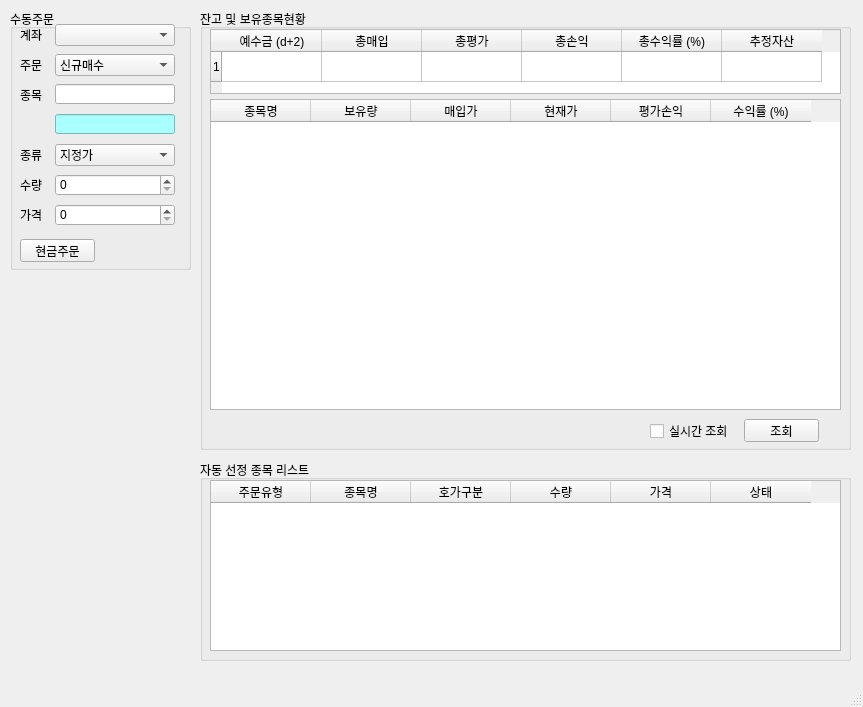
<?xml version="1.0" encoding="UTF-8"?>
<ui version="4.0">
 <class>MainWindow</class>
 <widget class="QMainWindow" name="MainWindow">
  <property name="geometry">
   <rect>
    <x>0</x>
    <y>0</y>
    <width>863</width>
    <height>707</height>
   </rect>
  </property>
  <property name="windowTitle">
   <string>PyTrader v0.4</string>
  </property>
  <property name="windowIcon">
   <iconset>
    <normaloff>icon.png</normaloff>icon.png</iconset>
  </property>
  <widget class="QWidget" name="centralwidget">
   <widget class="QGroupBox" name="groupBox">
    <property name="geometry">
     <rect>
      <x>10</x>
      <y>9</y>
      <width>181</width>
      <height>261</height>
     </rect>
    </property>
    <property name="title">
     <string>수동주문</string>
    </property>
    <widget class="QLabel" name="label">
     <property name="geometry">
      <rect>
       <x>10</x>
       <y>20</y>
       <width>56</width>
       <height>12</height>
      </rect>
     </property>
     <property name="text">
      <string>계좌</string>
     </property>
    </widget>
    <widget class="QComboBox" name="comboBox">
     <property name="geometry">
      <rect>
       <x>45</x>
       <y>15</y>
       <width>120</width>
       <height>22</height>
      </rect>
     </property>
    </widget>
    <widget class="QLabel" name="label_2">
     <property name="geometry">
      <rect>
       <x>10</x>
       <y>50</y>
       <width>56</width>
       <height>12</height>
      </rect>
     </property>
     <property name="text">
      <string>주문</string>
     </property>
    </widget>
    <widget class="QComboBox" name="comboBox_2">
     <property name="geometry">
      <rect>
       <x>45</x>
       <y>45</y>
       <width>120</width>
       <height>22</height>
      </rect>
     </property>
     <item>
      <property name="text">
       <string>신규매수</string>
      </property>
     </item>
     <item>
      <property name="text">
       <string>신규매도</string>
      </property>
     </item>
     <item>
      <property name="text">
       <string>매수취소</string>
      </property>
     </item>
     <item>
      <property name="text">
       <string>매도취소</string>
      </property>
     </item>
    </widget>
    <widget class="QLabel" name="label_3">
     <property name="geometry">
      <rect>
       <x>10</x>
       <y>80</y>
       <width>56</width>
       <height>12</height>
      </rect>
     </property>
     <property name="text">
      <string>종목</string>
     </property>
    </widget>
    <widget class="QLineEdit" name="lineEdit">
     <property name="geometry">
      <rect>
       <x>45</x>
       <y>75</y>
       <width>120</width>
       <height>20</height>
      </rect>
     </property>
    </widget>
    <widget class="QComboBox" name="comboBox_3">
     <property name="geometry">
      <rect>
       <x>45</x>
       <y>135</y>
       <width>120</width>
       <height>22</height>
      </rect>
     </property>
     <item>
      <property name="text">
       <string>지정가</string>
      </property>
     </item>
     <item>
      <property name="text">
       <string>시장가</string>
      </property>
     </item>
    </widget>
    <widget class="QLabel" name="label_4">
     <property name="geometry">
      <rect>
       <x>10</x>
       <y>140</y>
       <width>56</width>
       <height>12</height>
      </rect>
     </property>
     <property name="text">
      <string>종류</string>
     </property>
    </widget>
    <widget class="QLabel" name="label_5">
     <property name="geometry">
      <rect>
       <x>10</x>
       <y>170</y>
       <width>56</width>
       <height>12</height>
      </rect>
     </property>
     <property name="text">
      <string>수량</string>
     </property>
    </widget>
    <widget class="QSpinBox" name="spinBox">
     <property name="geometry">
      <rect>
       <x>45</x>
       <y>165</y>
       <width>120</width>
       <height>22</height>
      </rect>
     </property>
     <property name="maximum">
      <number>1000000</number>
     </property>
    </widget>
    <widget class="QLabel" name="label_6">
     <property name="geometry">
      <rect>
       <x>10</x>
       <y>200</y>
       <width>56</width>
       <height>12</height>
      </rect>
     </property>
     <property name="text">
      <string>가격</string>
     </property>
    </widget>
    <widget class="QSpinBox" name="spinBox_2">
     <property name="geometry">
      <rect>
       <x>45</x>
       <y>195</y>
       <width>120</width>
       <height>22</height>
      </rect>
     </property>
     <property name="prefix">
      <string/>
     </property>
     <property name="maximum">
      <number>10000000</number>
     </property>
     <property name="singleStep">
      <number>100</number>
     </property>
     <property name="value">
      <number>0</number>
     </property>
    </widget>
    <widget class="QPushButton" name="pushButton">
     <property name="geometry">
      <rect>
       <x>10</x>
       <y>230</y>
       <width>75</width>
       <height>23</height>
      </rect>
     </property>
     <property name="text">
      <string>현금주문</string>
     </property>
    </widget>
    <widget class="QLineEdit" name="lineEdit_2">
     <property name="geometry">
      <rect>
       <x>45</x>
       <y>105</y>
       <width>120</width>
       <height>20</height>
      </rect>
     </property>
     <property name="styleSheet">
      <string notr="true">background-color: rgb(170, 255, 255);</string>
     </property>
     <property name="readOnly">
      <bool>true</bool>
     </property>
    </widget>
   </widget>
   <widget class="QGroupBox" name="groupBox_2">
    <property name="geometry">
     <rect>
      <x>200</x>
      <y>9</y>
      <width>651</width>
      <height>441</height>
     </rect>
    </property>
    <property name="title">
     <string>잔고 및 보유종목현황</string>
    </property>
    <widget class="QTableWidget" name="tableWidget">
     <property name="geometry">
      <rect>
       <x>10</x>
       <y>20</y>
       <width>631</width>
       <height>65</height>
      </rect>
     </property>
     <property name="rowCount">
      <number>1</number>
     </property>
     <row/>
     <column>
      <property name="text">
       <string>예수금 (d+2)</string>
      </property>
     </column>
     <column>
      <property name="text">
       <string>총매입</string>
      </property>
     </column>
     <column>
      <property name="text">
       <string>총평가</string>
      </property>
     </column>
     <column>
      <property name="text">
       <string>총손익</string>
      </property>
     </column>
     <column>
      <property name="text">
       <string>총수익률 (%)</string>
      </property>
     </column>
     <column>
      <property name="text">
       <string>추정자산</string>
      </property>
     </column>
    </widget>
    <widget class="QPushButton" name="pushButton_2">
     <property name="geometry">
      <rect>
       <x>544</x>
       <y>410</y>
       <width>75</width>
       <height>23</height>
      </rect>
     </property>
     <property name="text">
      <string>조회</string>
     </property>
    </widget>
    <widget class="QGroupBox" name="groupBox_4">
     <property name="geometry">
      <rect>
       <x>670</x>
       <y>-140</y>
       <width>611</width>
       <height>131</height>
      </rect>
     </property>
     <property name="title">
      <string>잔고확인</string>
     </property>
     <widget class="QTableWidget" name="tableWidget_3">
      <property name="geometry">
       <rect>
        <x>10</x>
        <y>20</y>
        <width>591</width>
        <height>61</height>
       </rect>
      </property>
      <column>
       <property name="text">
        <string>예수금</string>
       </property>
      </column>
      <column>
       <property name="text">
        <string>총매입</string>
       </property>
      </column>
      <column>
       <property name="text">
        <string>총평가</string>
       </property>
      </column>
      <column>
       <property name="text">
        <string>총손익</string>
       </property>
      </column>
      <column>
       <property name="text">
        <string>총수익률</string>
       </property>
      </column>
      <column>
       <property name="text">
        <string>추정자산</string>
       </property>
      </column>
     </widget>
     <widget class="QPushButton" name="pushButton_3">
      <property name="geometry">
       <rect>
        <x>490</x>
        <y>90</y>
        <width>75</width>
        <height>23</height>
       </rect>
      </property>
      <property name="text">
       <string>현금주문</string>
      </property>
     </widget>
    </widget>
    <widget class="QCheckBox" name="checkBox">
     <property name="geometry">
      <rect>
       <x>450</x>
       <y>414</y>
       <width>81</width>
       <height>16</height>
      </rect>
     </property>
     <property name="text">
      <string>실시간 조회</string>
     </property>
    </widget>
    <widget class="QTableWidget" name="tableWidget_2">
     <property name="geometry">
      <rect>
       <x>10</x>
       <y>90</y>
       <width>631</width>
       <height>311</height>
      </rect>
     </property>
     <column>
      <property name="text">
       <string>종목명</string>
      </property>
     </column>
     <column>
      <property name="text">
       <string>보유량</string>
      </property>
     </column>
     <column>
      <property name="text">
       <string>매입가</string>
      </property>
     </column>
     <column>
      <property name="text">
       <string>현재가</string>
      </property>
     </column>
     <column>
      <property name="text">
       <string>평가손익</string>
      </property>
     </column>
     <column>
      <property name="text">
       <string>수익률 (%)</string>
      </property>
     </column>
    </widget>
   </widget>
   <widget class="QGroupBox" name="groupBox_3">
    <property name="geometry">
     <rect>
      <x>200</x>
      <y>460</y>
      <width>651</width>
      <height>201</height>
     </rect>
    </property>
    <property name="title">
     <string>자동 선정 종목 리스트</string>
    </property>
    <widget class="QTableWidget" name="tableWidget_4">
     <property name="geometry">
      <rect>
       <x>10</x>
       <y>20</y>
       <width>631</width>
       <height>171</height>
      </rect>
     </property>
     <column>
      <property name="text">
       <string>주문유형</string>
      </property>
     </column>
     <column>
      <property name="text">
       <string>종목명</string>
      </property>
     </column>
     <column>
      <property name="text">
       <string>호가구분</string>
      </property>
     </column>
     <column>
      <property name="text">
       <string>수량</string>
      </property>
     </column>
     <column>
      <property name="text">
       <string>가격</string>
      </property>
     </column>
     <column>
      <property name="text">
       <string>상태</string>
      </property>
     </column>
    </widget>
   </widget>
  </widget>
  <widget class="QMenuBar" name="menubar">
   <property name="geometry">
    <rect>
     <x>0</x>
     <y>0</y>
     <width>863</width>
     <height>21</height>
    </rect>
   </property>
  </widget>
  <widget class="QStatusBar" name="statusbar"/>
 </widget>
 <resources/>
 <connections/>
</ui>
